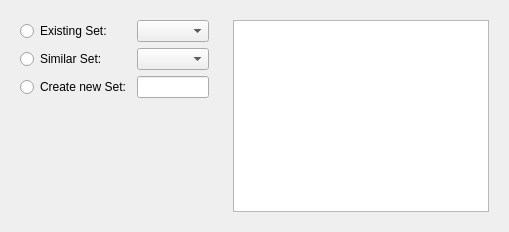
<?xml version="1.0" encoding="UTF-8"?>
<ui version="4.0">
 <class>Form</class>
 <widget class="QWidget" name="Form">
  <property name="geometry">
   <rect>
    <x>0</x>
    <y>0</y>
    <width>483</width>
    <height>215</height>
   </rect>
  </property>
  <property name="windowTitle">
   <string>Form</string>
  </property>
  <layout class="QHBoxLayout" name="horizontalLayout">
   <item>
    <widget class="QFrame" name="frame">
     <property name="sizePolicy">
      <sizepolicy hsizetype="Preferred" vsizetype="MinimumExpanding">
       <horstretch>0</horstretch>
       <verstretch>0</verstretch>
      </sizepolicy>
     </property>
     <layout class="QGridLayout" name="gridLayout_2">
      <item row="0" column="0">
       <widget class="QRadioButton" name="existingRadioButton">
        <property name="toolTip">
         <string>Hardware Property Sets that match exactly</string>
        </property>
        <property name="text">
         <string>Existing Set:</string>
        </property>
       </widget>
      </item>
      <item row="0" column="1">
       <widget class="QComboBox" name="existingComboBox">
        <property name="toolTip">
         <string>Hardware Property Sets that match exactly</string>
        </property>
       </widget>
      </item>
      <item row="1" column="0">
       <widget class="QRadioButton" name="similarRadioButton">
        <property name="toolTip">
         <string>Hardware Property Sets that match with additional properties thrown in</string>
        </property>
        <property name="text">
         <string>Similar Set:</string>
        </property>
       </widget>
      </item>
      <item row="1" column="1">
       <widget class="QComboBox" name="similarComboBox">
        <property name="toolTip">
         <string>Hardware Property Sets that match with additional properties thrown in</string>
        </property>
       </widget>
      </item>
      <item row="2" column="0">
       <widget class="QRadioButton" name="createRadioButton">
        <property name="toolTip">
         <string>Name of the new Hardware Property Set to create</string>
        </property>
        <property name="text">
         <string>Create new Set:</string>
        </property>
       </widget>
      </item>
      <item row="2" column="1">
       <widget class="QLineEdit" name="createLineEdit">
        <property name="toolTip">
         <string>Name of the new Hardware Property Set to create</string>
        </property>
       </widget>
      </item>
      <item row="3" column="0">
       <spacer name="verticalSpacer_2">
        <property name="orientation">
         <enum>Qt::Vertical</enum>
        </property>
        <property name="sizeHint" stdset="0">
         <size>
          <width>0</width>
          <height>0</height>
         </size>
        </property>
       </spacer>
      </item>
     </layout>
    </widget>
   </item>
   <item>
    <widget class="QFrame" name="frame_2">
     <property name="sizePolicy">
      <sizepolicy hsizetype="Fixed" vsizetype="MinimumExpanding">
       <horstretch>0</horstretch>
       <verstretch>0</verstretch>
      </sizepolicy>
     </property>
     <layout class="QVBoxLayout" name="verticalLayout">
      <item>
       <widget class="HWPropsTableWidget" name="propsTableWidget">
        <property name="sizePolicy">
         <sizepolicy hsizetype="Expanding" vsizetype="Expanding">
          <horstretch>0</horstretch>
          <verstretch>0</verstretch>
         </sizepolicy>
        </property>
       </widget>
      </item>
      <item>
       <spacer name="verticalSpacer">
        <property name="orientation">
         <enum>Qt::Vertical</enum>
        </property>
        <property name="sizeHint" stdset="0">
         <size>
          <width>0</width>
          <height>0</height>
         </size>
        </property>
       </spacer>
      </item>
     </layout>
    </widget>
   </item>
  </layout>
 </widget>
 <customwidgets>
  <customwidget>
   <class>HWPropsTableWidget</class>
   <extends>QTableWidget</extends>
   <header>HWPropsTableWidget.h</header>
  </customwidget>
 </customwidgets>
 <resources/>
 <connections/>
</ui>
